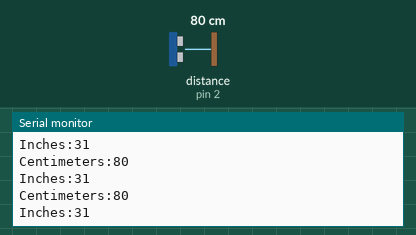
A sketch run on a simulated Arduino Uno, built with avr-gcc and run on an emulated ATmega328P. Parts: the last lines printed to the serial monitor. The inputs (shaded band) are chosen by the test bench; at power-on: distance to the obstacle (sensor on pin 2) 80 cm. The echo pulse lasts 58.3 µs per cm.

Above: at 1.2 s.
1.3 s: distance to the obstacle (sensor on pin 2) set to 299 cm
At 1.63 s:
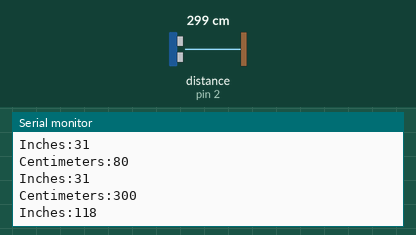
4.3 s: distance to the obstacle (sensor on pin 2) set to 2 cm
At 4.46 s:
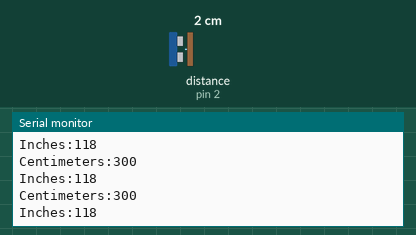
Timing chart, 0 to 7.3 s (numbered marks = the images above; inputs shaded):
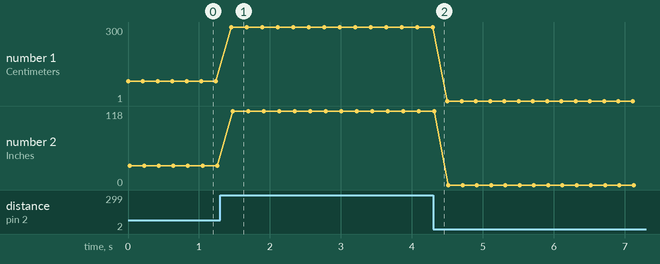

Measured:
- after the input at 1.3 s, the serial monitor: prints a new line after 0.16 s (image 1)
- plotted number 1: 80 → 300 after the input at 1.3 s, 300 → 1 after the input at 4.3 s
- plotted number 2: 31 → 118 after the input at 1.3 s, 118 → 0 after the input at 4.3 s

The sketch:

Arduino_HC03.ino
```cpp
int cm;
int inches;

void setup() {
  // put your setup code here, to run once:
  Serial.begin(9600);

}

void loop() {
  // put your main code here, to run repeatedly:
  cm=0.01723*readTheValue(2,2);  //timing signsls *0.01723= dist
  inches=cm/2.54;
  Serial.print("Centimeters:");
  Serial.println(cm);
  Serial.print("Inches:");
  Serial.println(inches);
  delay(200);
}

long readTheValue(int trig_pin, int echo_pin)
{
  pinMode(trig_pin, OUTPUT);

  digitalWrite(trig_pin, LOW);
  delayMicroseconds(2);
  digitalWrite(trig_pin, HIGH);
  delayMicroseconds(10);
  digitalWrite(trig_pin, LOW);

  pinMode(trig_pin, INPUT);

  return pulseIn(echo_pin, HIGH);


}
```
